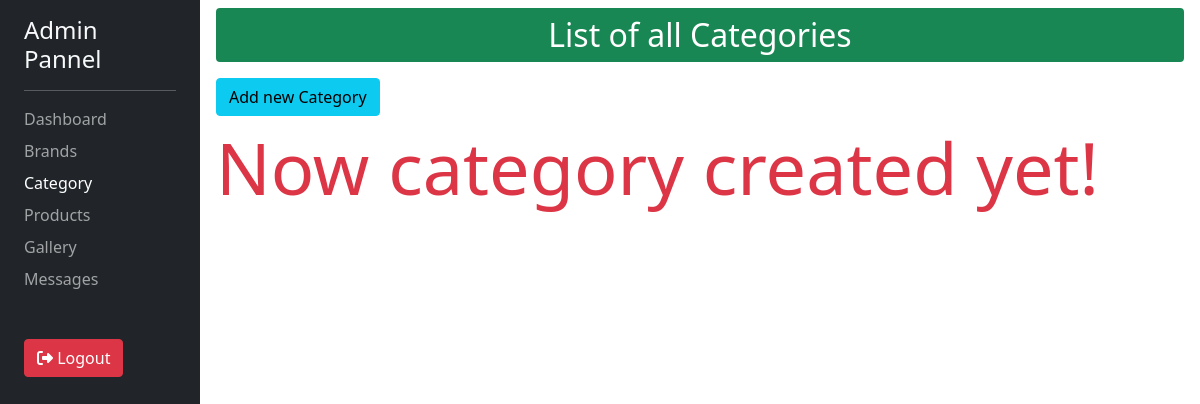
/category/dashboard/all-categories (signed in), run on an earlier commit of the app's database.
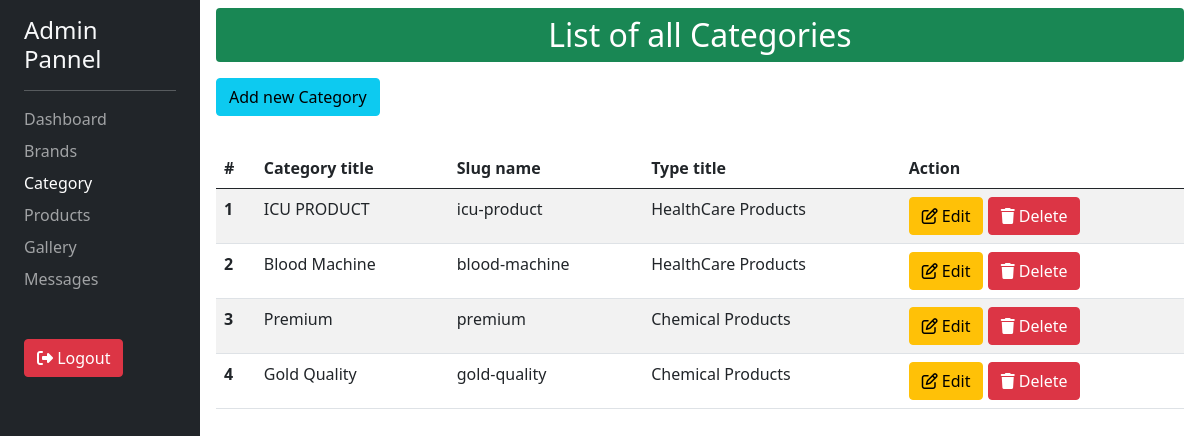
And on a later commit of the database.
### products/models.py (models this page shows, shortened)
class Category(models.Model):
    categoryName = models.CharField(max_length=100, unique=True)
    slug = models.SlugField(max_length=30, unique=True, blank=True)
    typeTitle = models.ForeignKey(Type, on_delete=models.CASCADE, related_name='categories')

class Type(models.Model):
    typeName = models.CharField(max_length=30, unique=True)
    slug = models.SlugField(max_length=30, unique=True, blank=True)
    def __str__(self):
        return self.typeName

### category/views.py (the view)
# urls.py: path('dashboard/all-categories', views.allCategoriesView, name="all-categories"),
@login_required(login_url='/admin/')
def allCategoriesView(request):
    data = Category.objects.all()
    return render(request, 'category/dashboard/all-category.html', { 'categories' : data })

### aboutus/context_processor.py (called while the page is built)
def company_info(request):
        profileInfo = CompanyInfo.objects.first()
        return { 'profileInfo' : profileInfo }

### products/context_processor.py (called while the page is built)
def productsType(request):
    types = Type.objects.all()
    return { 'typeItems' : types }

### category/templates/category/dashboard/all-category.html (shortened to what this page needs)
{% extends "my_admin/base.html" %}
{% block content %}
<div class="">
    <p class="h2 bg-success text-white text-center py-2 rounded mb-3">List of all Categories</p>
    <a href="{% url 'category:add-category' %}" class="btn btn-info mb-2">Add new Category</a>
    {% if categories %}
    <div class="table-responsive mt-4">
        <table class="table table-striped">
        <thead>
            <tr>
                <th scope="col">#</th>
                <th scope="col">Category title</th>
                <th scope="col">Slug name</th>
                <th scope="col">Type title</th>
                <th scope="col">Action</th>
            </tr>
        </thead>
        <tbody>
            {% for category in categories %}
            <tr>
                <th scope="col">{{ forloop.counter }}</th>
                <td>{{ category.categoryName }}</td>
                <td>{{ category.slug }}</td>
                <td>{{ category.typeTitle }}</td>
                <td>
                    <a class="btn btn-warning" href="{% url 'category:edit-category' slug=category.slug %}"><i class="fa-regular fa-pen-to-square"></i> Edit</a>
                    <form class="d-inline-block" action="{% url 'category:delete-category' slug=category.slug %}" method="post">
                        <button onclick="return deleteFun('Category')" class="btn btn-danger"><i class="fa-solid fa-trash"></i> Delete</button>
                    </form>
                </td>
            </tr>
            {% endfor %}
        </tbody>
        </table>
    </div>
    {% else %}
    <p class="display-2 text-danger">Now category created yet!</p>
    {% endif %}
</div>
{% endblock content %}

What changed in the data, as far as the page shows it:
added Category: categoryName "ICU PRODUCT", slug "icu-product", typeTitle "HealthCare Products"
added Category: categoryName "Blood Machine", slug "blood-machine", typeTitle "HealthCare Products"
added Category: categoryName "Premium", slug "premium", typeTitle "Chemical Products"
added Category: categoryName "Gold Quality", slug "gold-quality", typeTitle "Chemical Products"
Also different on the page:
text no longer shown: "Now category created yet!"
text now shown: "# Category title Slug name Type title Action"
